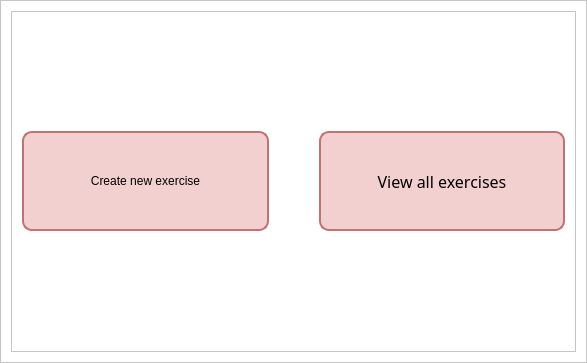
<?xml version="1.0" encoding="UTF-8"?>
<ui version="4.0">
 <class>MainWindow</class>
 <widget class="QMainWindow" name="MainWindow">
  <property name="geometry">
   <rect>
    <x>0</x>
    <y>0</y>
    <width>587</width>
    <height>363</height>
   </rect>
  </property>
  <property name="minimumSize">
   <size>
    <width>0</width>
    <height>0</height>
   </size>
  </property>
  <property name="windowTitle">
   <string>MainWindow</string>
  </property>
  <widget class="QWidget" name="stylesheet">
   <property name="styleSheet">
    <string notr="true">background: white;</string>
   </property>
   <layout class="QHBoxLayout" name="horizontalLayout" stretch="5">
    <property name="spacing">
     <number>0</number>
    </property>
    <property name="leftMargin">
     <number>0</number>
    </property>
    <property name="topMargin">
     <number>0</number>
    </property>
    <property name="rightMargin">
     <number>0</number>
    </property>
    <property name="bottomMargin">
     <number>0</number>
    </property>
    <item>
     <widget class="QFrame" name="content_frame">
      <property name="styleSheet">
       <string notr="true"/>
      </property>
      <property name="frameShape">
       <enum>QFrame::StyledPanel</enum>
      </property>
      <property name="frameShadow">
       <enum>QFrame::Raised</enum>
      </property>
      <layout class="QVBoxLayout" name="verticalLayout" stretch="3">
       <property name="leftMargin">
        <number>10</number>
       </property>
       <property name="topMargin">
        <number>10</number>
       </property>
       <property name="rightMargin">
        <number>10</number>
       </property>
       <property name="bottomMargin">
        <number>10</number>
       </property>
       <item>
        <widget class="QFrame" name="frame">
         <property name="styleSheet">
          <string notr="true">QPushButton { 
border-radius: 10px;
background: #F2D0D0;
border: 2px solid #BF7373;
font: 70 12pt &quot;Segoe UI Black&quot;;
}</string>
         </property>
         <property name="frameShape">
          <enum>QFrame::StyledPanel</enum>
         </property>
         <property name="frameShadow">
          <enum>QFrame::Raised</enum>
         </property>
         <layout class="QGridLayout" name="gridLayout">
          <property name="leftMargin">
           <number>10</number>
          </property>
          <property name="topMargin">
           <number>0</number>
          </property>
          <property name="rightMargin">
           <number>10</number>
          </property>
          <property name="bottomMargin">
           <number>0</number>
          </property>
          <property name="horizontalSpacing">
           <number>50</number>
          </property>
          <property name="verticalSpacing">
           <number>20</number>
          </property>
          <item row="0" column="0">
           <widget class="QPushButton" name="create_exercise_button">
            <property name="minimumSize">
             <size>
              <width>0</width>
              <height>100</height>
             </size>
            </property>
            <property name="styleSheet">
             <string notr="true"/>
            </property>
            <property name="text">
             <string>Create new exercise</string>
            </property>
           </widget>
          </item>
          <item row="0" column="1">
           <widget class="QPushButton" name="view_exercises_button">
            <property name="minimumSize">
             <size>
              <width>0</width>
              <height>100</height>
             </size>
            </property>
            <property name="font">
             <font>
              <family>Segoe UI Black</family>
              <pointsize>12</pointsize>
              <weight>8</weight>
              <italic>false</italic>
              <bold>false</bold>
             </font>
            </property>
            <property name="styleSheet">
             <string notr="true"/>
            </property>
            <property name="text">
             <string>View all exercises</string>
            </property>
           </widget>
          </item>
         </layout>
        </widget>
       </item>
      </layout>
     </widget>
    </item>
   </layout>
  </widget>
 </widget>
 <resources>
  <include location="resources.qrc"/>
 </resources>
 <connections/>
</ui>
